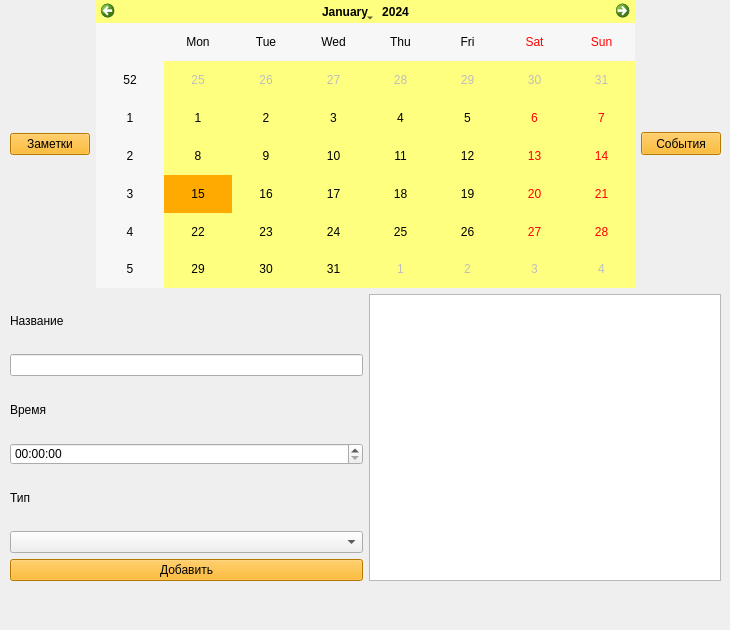
<?xml version="1.0" encoding="UTF-8"?>
<ui version="4.0">
 <class>MainWindow</class>
 <widget class="QMainWindow" name="MainWindow">
  <property name="geometry">
   <rect>
    <x>0</x>
    <y>0</y>
    <width>730</width>
    <height>630</height>
   </rect>
  </property>
  <property name="windowTitle">
   <string>MainWindow</string>
  </property>
  <property name="styleSheet">
   <string notr="true">border-top-color: rgb(255, 170, 0);</string>
  </property>
  <widget class="QWidget" name="centralwidget">
   <widget class="QWidget" name="verticalLayoutWidget">
    <property name="geometry">
     <rect>
      <x>10</x>
      <y>0</y>
      <width>711</width>
      <height>581</height>
     </rect>
    </property>
    <layout class="QVBoxLayout" name="verticalLayout_2">
     <item>
      <layout class="QHBoxLayout" name="horizontalLayout">
       <item>
        <widget class="QPushButton" name="btn_zam1">
         <property name="styleSheet">
          <string notr="true">background-color: rgb(255, 170, 0);</string>
         </property>
         <property name="text">
          <string>Заметки</string>
         </property>
        </widget>
       </item>
       <item>
        <widget class="QCalendarWidget" name="calendar">
         <property name="whatsThis">
          <string>&lt;html&gt;&lt;head/&gt;&lt;body&gt;&lt;p&gt;&lt;br/&gt;&lt;/p&gt;&lt;/body&gt;&lt;/html&gt;</string>
         </property>
         <property name="styleSheet">
          <string notr="true">selection-color: rgb(0, 0, 0);
border-right-color: rgb(255, 85, 0);
selection-background-color: rgb(255, 170, 0);
background-color: rgb(255, 255, 127);</string>
         </property>
        </widget>
       </item>
       <item>
        <widget class="QPushButton" name="btn_dv1">
         <property name="minimumSize">
          <size>
           <width>0</width>
           <height>23</height>
          </size>
         </property>
         <property name="maximumSize">
          <size>
           <width>16777215</width>
           <height>23</height>
          </size>
         </property>
         <property name="styleSheet">
          <string notr="true">background-color: rgb(255, 170, 0);</string>
         </property>
         <property name="text">
          <string>События</string>
         </property>
        </widget>
       </item>
      </layout>
     </item>
     <item>
      <layout class="QHBoxLayout" name="horizontalLayout_3">
       <item>
        <layout class="QVBoxLayout" name="verticalLayout">
         <item>
          <widget class="QLabel" name="label">
           <property name="text">
            <string>Название</string>
           </property>
          </widget>
         </item>
         <item>
          <widget class="QLineEdit" name="line_name"/>
         </item>
         <item>
          <widget class="QLabel" name="label_2">
           <property name="text">
            <string>Время</string>
           </property>
          </widget>
         </item>
         <item>
          <widget class="QTimeEdit" name="timeEdit"/>
         </item>
         <item>
          <widget class="QLabel" name="label_3">
           <property name="text">
            <string>Тип </string>
           </property>
          </widget>
         </item>
         <item>
          <widget class="QComboBox" name="comboBox_type"/>
         </item>
         <item>
          <widget class="QPushButton" name="btn_add">
           <property name="styleSheet">
            <string notr="true">background-color: rgb(255, 170, 0);</string>
           </property>
           <property name="text">
            <string>Добавить</string>
           </property>
          </widget>
         </item>
        </layout>
       </item>
       <item>
        <widget class="QPlainTextEdit" name="plainTextEdit_else"/>
       </item>
      </layout>
     </item>
     <item>
      <layout class="QHBoxLayout" name="horizontalLayout_2"/>
     </item>
    </layout>
   </widget>
  </widget>
  <widget class="QMenuBar" name="menubar">
   <property name="geometry">
    <rect>
     <x>0</x>
     <y>0</y>
     <width>730</width>
     <height>21</height>
    </rect>
   </property>
  </widget>
  <widget class="QStatusBar" name="statusbar"/>
 </widget>
 <resources/>
 <connections/>
</ui>
